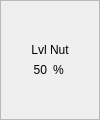
                              <widget class="QFrame" name="ind_lvl_nut">
                               <property name="minimumSize">
                                <size>
                                 <width>100</width>
                                 <height>120</height>
                                </size>
                               </property>
                               <property name="maximumSize">
                                <size>
                                 <width>100</width>
                                 <height>120</height>
                                </size>
                               </property>
                               <property name="styleSheet">
                                <string notr="true">background-color: qlineargradient(spread:pad, x1:0, y1:0, x2:0, y2:1, stop:0 rgba(17, 17, 17, 255), stop:{stop1} rgba(17, 17, 17, 255), stop:{stop2} rgba(255, 0, 0, 255), stop:1 rgba(255, 0, 0, 255));
</string>
                               </property>
                               <property name="frameShape">
                                <enum>QFrame::StyledPanel</enum>
                               </property>
                               <property name="frameShadow">
                                <enum>QFrame::Raised</enum>
                               </property>
                               <layout class="QVBoxLayout" name="verticalLayout_25">
                                <item>
                                 <spacer name="verticalSpacer_22">
                                  <property name="orientation">
                                   <enum>Qt::Vertical</enum>
                                  </property>
                                  <property name="sizeHint" stdset="0">
                                   <size>
                                    <width>20</width>
                                    <height>18</height>
                                   </size>
                                  </property>
                                 </spacer>
                                </item>
                                <item>
                                 <layout class="QVBoxLayout" name="verticalLayout_26">
                                  <item>
                                   <widget class="QLabel" name="label_31">
                                    <property name="styleSheet">
                                     <string notr="true">background-color: transparent;</string>
                                    </property>
                                    <property name="text">
                                     <string>Lvl Nut</string>
                                    </property>
                                    <property name="alignment">
                                     <set>Qt::AlignCenter</set>
                                    </property>
                                   </widget>
                                  </item>
                                  <item>
                                   <layout class="QHBoxLayout" name="horizontalLayout_20">
                                    <item>
                                     <widget class="QLabel" name="val_lvl_nut">
                                      <property name="styleSheet">
                                       <string notr="true">background-color: transparent;</string>
                                      </property>
                                      <property name="text">
                                       <string>50</string>
                                      </property>
                                      <property name="alignment">
                                       <set>Qt::AlignRight|Qt::AlignTrailing|Qt::AlignVCenter</set>
                                      </property>
                                     </widget>
                                    </item>
                                    <item>
                                     <widget class="QLabel" name="label_33">
                                      <property name="styleSheet">
                                       <string notr="true">background-color: transparent;</string>
                                      </property>
                                      <property name="text">
                                       <string>%</string>
                                      </property>
                                      <property name="alignment">
                                       <set>Qt::AlignLeading|Qt::AlignLeft|Qt::AlignVCenter</set>
                                      </property>
                                     </widget>
                                    </item>
                                   </layout>
                                  </item>
                                 </layout>
                                </item>
                                <item>
                                 <spacer name="verticalSpacer_23">
                                  <property name="orientation">
                                   <enum>Qt::Vertical</enum>
                                  </property>
                                  <property name="sizeHint" stdset="0">
                                   <size>
                                    <width>20</width>
                                    <height>17</height>
                                   </size>
                                  </property>
                                 </spacer>
                                </item>
                               </layout>
                              </widget>
